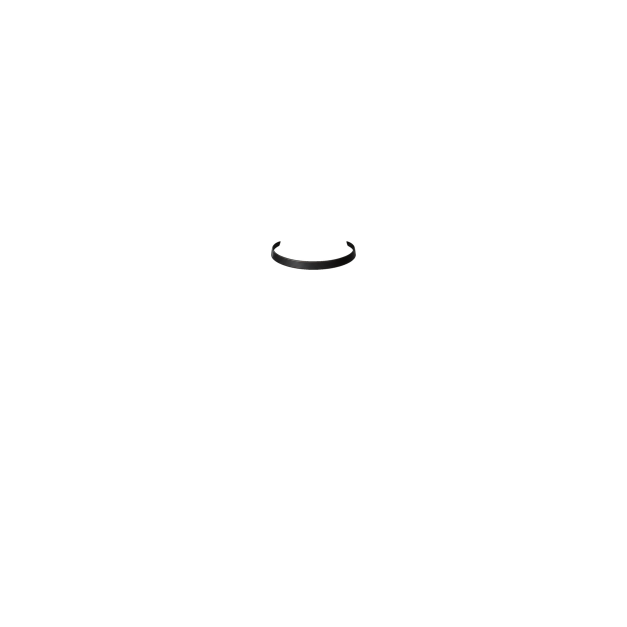
#> input picture assets/neck_accessories/neck_accessory_001_black_choker.png, 1254 x 1254 px (shown at 1/2 size)
$ python refit_neck_accessories_batch.py --out-dir out
#> lines starting #> are read from the running program, lines starting #| are printed output that depends on the picture
#> in main, im is the input picture: PIL image 1254x1254 RGBA; mean R, G, B, A 0.1, 0.1, 0.1, 0.5
### scripts/refit_trait_layer.py
#!/usr/bin/env python3
"""Refit a trait layer to the locked rig: scale about the center axis, align its top.

hair_back_003 was registered at 1.46x the base body's width with 70% of its mass
outside the silhouette, because it was drawn for a more realistic head-to-body
ratio than this collection's chibi proportions. This tool rescales a layer about
the locked center axis and seats its top at a chosen Y.

Note on repository rules: `prompts/19` permits canvas-only translation, alpha
cleanup, profile tagging and renaming during intake, and explicitly disallows
rescaling. That rule exists to stop an undersized render being upscaled to fake
the 1254 canvas. This is the opposite operation - the canvas stays natively 1254
and the content is reduced - so no detail is invented. It is still a rescale, so
every use must be recorded in the manifest's `postprocessing`, and a native
re-render at correct proportions remains the cleaner fix.
"""

from __future__ import annotations

import argparse
from pathlib import Path

from PIL import Image

CANVAS = 1254
CENTER_X = 627
MAX_BOUNDS = (233, 129, 1021, 1139)  # inclusive


def visible_box(image: Image.Image) -> tuple[int, int, int, int]:
    bbox = image.getchannel("A").getbbox()
    if bbox is None:
        raise ValueError("layer is fully transparent")
    return bbox[0], bbox[1], bbox[2] - 1, bbox[3] - 1


def refit(image: Image.Image, *, scale: float, top_y: int) -> Image.Image:
#> called with scale = 0.45, top_y = 555
    if image.size != (CANVAS, CANVAS):
        raise ValueError(f"layer must be {CANVAS} x {CANVAS}; got {image.size}")
    if scale <= 0:
        raise ValueError("scale must be positive")

    left, top, right, bottom = visible_box(image)
    content = image.crop((left, top, right + 1, bottom + 1))
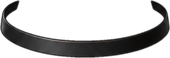
#> content: PIL image 170x58 RGBA; mean R, G, B, A 11.9, 11.8, 11.6, 79.8; transparent parts drawn white

    width = max(1, round(content.width * scale))
#> width = 76
    height = max(1, round(content.height * scale))
#> height = 26
    # LANCZOS on a reduction is a genuine resample down; nothing is invented.
    content = content.resize((width, height), Image.LANCZOS)
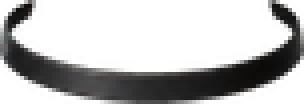
#> content: PIL image 76x26 RGBA (shown 4 times larger); mean R, G, B, A 15, 14.7, 14.5, 79.9; transparent parts drawn white

    result = Image.new("RGBA", (CANVAS, CANVAS), (0, 0, 0, 0))
#> result: PIL image 1254x1254 RGBA; every value is 0
    result.paste(content, (round(CENTER_X - width / 2), top_y))
    return result


# [42 lines left out: function main, not called in this run]


# [2 lines that do not run on import are left out]

### scripts/refit_neck_accessories_batch.py
from pathlib import Path
from PIL import Image
import hashlib, json, shutil
from refit_trait_layer import refit, visible_box
ROOT=Path(__file__).resolve().parent.parent
SPECS={
 'neck_accessory_001_black_choker.png':(0.45,555),
 'neck_accessory_002_gold_blue_drop_choker.png':(0.45,550),
 'neck_accessory_003_black_ribbon_bow.png':(0.45,550),
 'neck_accessory_004_silver_dark_round_pendant.png':(0.45,550),
 'neck_accessory_005_silver_navy_long_pendant.png':(0.35,545),
 'neck_accessory_006_silver_pale_circle_charm.png':(0.45,550),
 'neck_accessory_007_gold_teardrop_pendant.png':(0.45,550),
 'neck_accessory_008_violet_ribbon_bow.png':(0.45,550),
}
def sha(p):
 h=hashlib.sha256(); h.update(p.read_bytes()); return h.hexdigest()
def main():
 import argparse
 ap=argparse.ArgumentParser(); ap.add_argument('--out-dir',required=True); ap.add_argument('--in-place',action='store_true'); args=ap.parse_args()
 out=ROOT/args.out_dir; out.mkdir(parents=True,exist_ok=True)
 prov=[]
 for name,(scale,top_y) in SPECS.items():
  src=ROOT/'assets/neck_accessories'/name
  dst=src if args.in_place else out/name
  im=Image.open(src).convert('RGBA'); result=refit(im,scale=scale,top_y=top_y); result.save(dst)
  b=visible_box(result)
#> b = (589, 555, 664, 580)
  prov.append({'asset':str(src.relative_to(ROOT)),'source_sha256':sha(src),'output_sha256':sha(dst),'scale':scale,'top_y':top_y,'output_bounds':list(b),'operation':'reduction_only_refit'})
  print(name, 'scale',scale,'top_y',top_y,'bounds',b)
#| neck_accessory_001_black_choker.png scale 0.45 top_y 555 bounds (589, 555, 664, 580)
#> pass 2 of the loop in main, `for name,(scale,top_y) in SPECS.items():`:
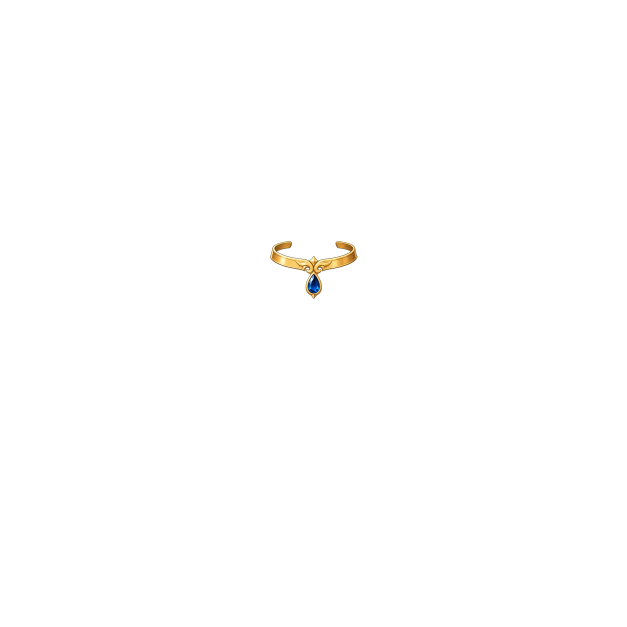
#> input picture assets/neck_accessories/neck_accessory_002_gold_blue_drop_choker.png, 1254 x 1254 px (shown at 1/2 size)
#> in main, im is the input picture: PIL image 1254x1254 RGBA; mean R, G, B, A 0.8, 0.6, 0.4, 1
#> in refit (call 2), `content = image.crop((left, top, right + 1, bottom + 1))`:
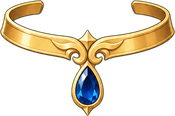
#> content: PIL image 175x116 RGBA; mean R, G, B, A 58.3, 48.4, 28.1, 76.2; transparent parts drawn white
#> in refit (call 2), `content = content.resize((width, height), Image.LANCZOS)`:
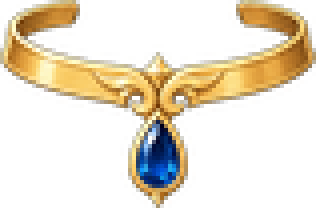
#> content: PIL image 79x52 RGBA (shown 4 times larger); mean R, G, B, A 66.6, 55.1, 32.4, 76.1; transparent parts drawn white
#> b = (588, 550, 666, 601)
#| neck_accessory_002_gold_blue_drop_choker.png scale 0.45 top_y 550 bounds (588, 550, 666, 601)
#> pass 3 of the loop in main, `for name,(scale,top_y) in SPECS.items():`:
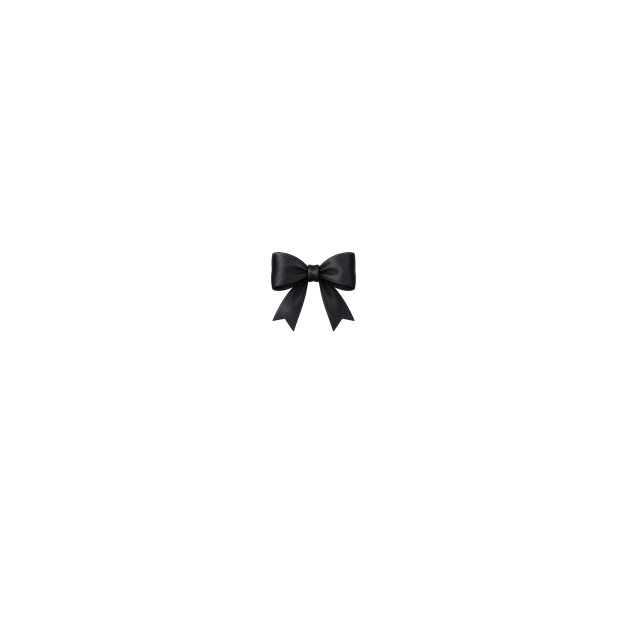
#> input picture assets/neck_accessories/neck_accessory_003_black_ribbon_bow.png, 1254 x 1254 px (shown at 1/2 size)
#> in main, im is the input picture: PIL image 1254x1254 RGBA; mean R, G, B, A 0.4, 0.4, 0.4, 2.7
#> in refit (call 3), `content = image.crop((left, top, right + 1, bottom + 1))`:
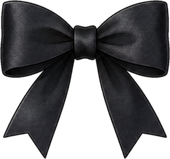
#> content: PIL image 170x159 RGBA; mean R, G, B, A 23.6, 23.9, 25.6, 154.4; transparent parts drawn white
#> in refit (call 3), `content = content.resize((width, height), Image.LANCZOS)`:
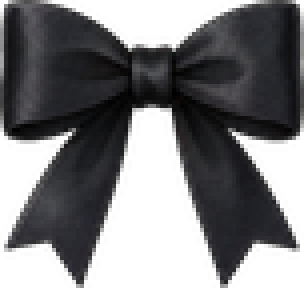
#> content: PIL image 76x72 RGBA (shown 4 times larger); mean R, G, B, A 25.3, 25.2, 27.3, 154.4; transparent parts drawn white
#> b = (589, 550, 664, 621)
#| neck_accessory_003_black_ribbon_bow.png scale 0.45 top_y 550 bounds (589, 550, 664, 621)
#> the loop made 7 passes; the first 3 are shown
 (out/'provenance.json').write_text(json.dumps({'operation':'neck_accessory_batch_refit','items':prov},indent=2)+'\n')
#> (the run stopped early here; a loop or call above may not have finished)
